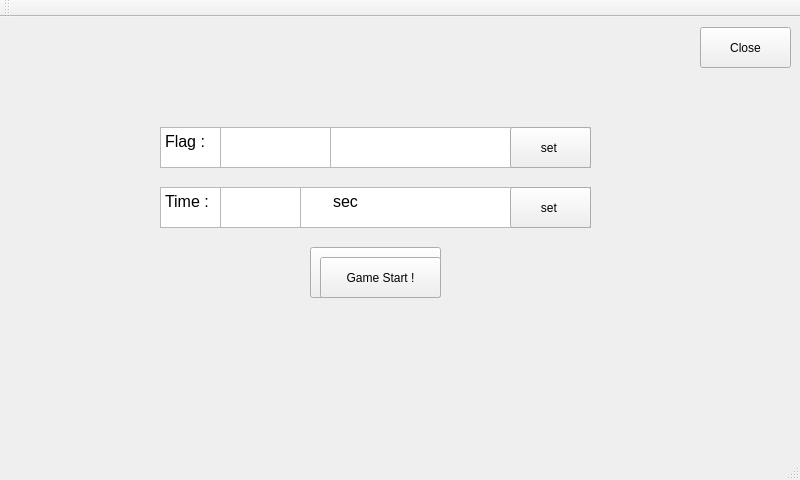
<?xml version="1.0" encoding="UTF-8"?>
<ui version="4.0">
 <class>MainWindow</class>
 <widget class="QMainWindow" name="MainWindow">
  <property name="geometry">
   <rect>
    <x>0</x>
    <y>0</y>
    <width>800</width>
    <height>480</height>
   </rect>
  </property>
  <property name="cursor">
   <cursorShape>BlankCursor</cursorShape>
  </property>
  <property name="windowTitle">
   <string>MainWindow</string>
  </property>
  <widget class="QWidget" name="centralWidget">
   <widget class="QPushButton" name="Active_BT">
    <property name="geometry">
     <rect>
      <x>310</x>
      <y>230</y>
      <width>131</width>
      <height>51</height>
     </rect>
    </property>
    <property name="cursor">
     <cursorShape>BlankCursor</cursorShape>
    </property>
    <property name="text">
     <string>START</string>
    </property>
    <property name="checkable">
     <bool>true</bool>
    </property>
   </widget>
   <widget class="QPushButton" name="Close_BT">
    <property name="geometry">
     <rect>
      <x>700</x>
      <y>10</y>
      <width>91</width>
      <height>41</height>
     </rect>
    </property>
    <property name="text">
     <string>Close</string>
    </property>
   </widget>
   <widget class="QPushButton" name="gameStartBt">
    <property name="geometry">
     <rect>
      <x>320</x>
      <y>240</y>
      <width>121</width>
      <height>41</height>
     </rect>
    </property>
    <property name="text">
     <string>Game Start !</string>
    </property>
   </widget>
   <widget class="QTextBrowser" name="flagTextBack">
    <property name="geometry">
     <rect>
      <x>160</x>
      <y>110</y>
      <width>431</width>
      <height>41</height>
     </rect>
    </property>
    <property name="html">
     <string>&lt;!DOCTYPE HTML PUBLIC &quot;-//W3C//DTD HTML 4.0//EN&quot; &quot;http://www.w3.org/TR/REC-html40/strict.dtd&quot;&gt;
&lt;html&gt;&lt;head&gt;&lt;meta name=&quot;qrichtext&quot; content=&quot;1&quot; /&gt;&lt;style type=&quot;text/css&quot;&gt;
p, li { white-space: pre-wrap; }
&lt;/style&gt;&lt;/head&gt;&lt;body style=&quot; font-family:'Piboto Light'; font-size:12pt; font-weight:400; font-style:normal;&quot;&gt;
&lt;p style=&quot; margin-top:0px; margin-bottom:0px; margin-left:0px; margin-right:0px; -qt-block-indent:0; text-indent:0px;&quot;&gt;Flag :                    &lt;/p&gt;&lt;/body&gt;&lt;/html&gt;</string>
    </property>
   </widget>
   <widget class="QTextBrowser" name="timeTextBack">
    <property name="geometry">
     <rect>
      <x>160</x>
      <y>170</y>
      <width>431</width>
      <height>41</height>
     </rect>
    </property>
    <property name="html">
     <string>&lt;!DOCTYPE HTML PUBLIC &quot;-//W3C//DTD HTML 4.0//EN&quot; &quot;http://www.w3.org/TR/REC-html40/strict.dtd&quot;&gt;
&lt;html&gt;&lt;head&gt;&lt;meta name=&quot;qrichtext&quot; content=&quot;1&quot; /&gt;&lt;style type=&quot;text/css&quot;&gt;
p, li { white-space: pre-wrap; }
&lt;/style&gt;&lt;/head&gt;&lt;body style=&quot; font-family:'Piboto Light'; font-size:12pt; font-weight:400; font-style:normal;&quot;&gt;
&lt;p style=&quot; margin-top:0px; margin-bottom:0px; margin-left:0px; margin-right:0px; -qt-block-indent:0; text-indent:0px;&quot;&gt;Time :                            sec&lt;/p&gt;&lt;/body&gt;&lt;/html&gt;</string>
    </property>
   </widget>
   <widget class="QTextBrowser" name="flagText">
    <property name="geometry">
     <rect>
      <x>220</x>
      <y>110</y>
      <width>111</width>
      <height>41</height>
     </rect>
    </property>
    <property name="html">
     <string>&lt;!DOCTYPE HTML PUBLIC &quot;-//W3C//DTD HTML 4.0//EN&quot; &quot;http://www.w3.org/TR/REC-html40/strict.dtd&quot;&gt;
&lt;html&gt;&lt;head&gt;&lt;meta name=&quot;qrichtext&quot; content=&quot;1&quot; /&gt;&lt;style type=&quot;text/css&quot;&gt;
p, li { white-space: pre-wrap; }
&lt;/style&gt;&lt;/head&gt;&lt;body style=&quot; font-family:'Piboto Light'; font-size:12pt; font-weight:400; font-style:normal;&quot;&gt;
&lt;p style=&quot;-qt-paragraph-type:empty; margin-top:0px; margin-bottom:0px; margin-left:0px; margin-right:0px; -qt-block-indent:0; text-indent:0px;&quot;&gt;&lt;br /&gt;&lt;/p&gt;&lt;/body&gt;&lt;/html&gt;</string>
    </property>
   </widget>
   <widget class="QTextBrowser" name="timeText">
    <property name="geometry">
     <rect>
      <x>220</x>
      <y>170</y>
      <width>81</width>
      <height>41</height>
     </rect>
    </property>
    <property name="html">
     <string>&lt;!DOCTYPE HTML PUBLIC &quot;-//W3C//DTD HTML 4.0//EN&quot; &quot;http://www.w3.org/TR/REC-html40/strict.dtd&quot;&gt;
&lt;html&gt;&lt;head&gt;&lt;meta name=&quot;qrichtext&quot; content=&quot;1&quot; /&gt;&lt;style type=&quot;text/css&quot;&gt;
p, li { white-space: pre-wrap; }
&lt;/style&gt;&lt;/head&gt;&lt;body style=&quot; font-family:'Piboto Light'; font-size:12pt; font-weight:400; font-style:normal;&quot;&gt;
&lt;p style=&quot;-qt-paragraph-type:empty; margin-top:0px; margin-bottom:0px; margin-left:0px; margin-right:0px; -qt-block-indent:0; text-indent:0px;&quot;&gt;&lt;br /&gt;&lt;/p&gt;&lt;/body&gt;&lt;/html&gt;</string>
    </property>
   </widget>
   <widget class="QPushButton" name="setFlag">
    <property name="geometry">
     <rect>
      <x>510</x>
      <y>110</y>
      <width>81</width>
      <height>41</height>
     </rect>
    </property>
    <property name="text">
     <string>set </string>
    </property>
   </widget>
   <widget class="QPushButton" name="setTime">
    <property name="geometry">
     <rect>
      <x>510</x>
      <y>170</y>
      <width>81</width>
      <height>41</height>
     </rect>
    </property>
    <property name="text">
     <string>set </string>
    </property>
   </widget>
  </widget>
  <widget class="QMenuBar" name="menuBar">
   <property name="geometry">
    <rect>
     <x>0</x>
     <y>0</y>
     <width>800</width>
     <height>26</height>
    </rect>
   </property>
  </widget>
  <widget class="QToolBar" name="mainToolBar">
   <attribute name="toolBarArea">
    <enum>TopToolBarArea</enum>
   </attribute>
   <attribute name="toolBarBreak">
    <bool>false</bool>
   </attribute>
  </widget>
  <widget class="QStatusBar" name="statusBar"/>
 </widget>
 <layoutdefault spacing="6" margin="11"/>
 <resources/>
 <connections/>
</ui>
